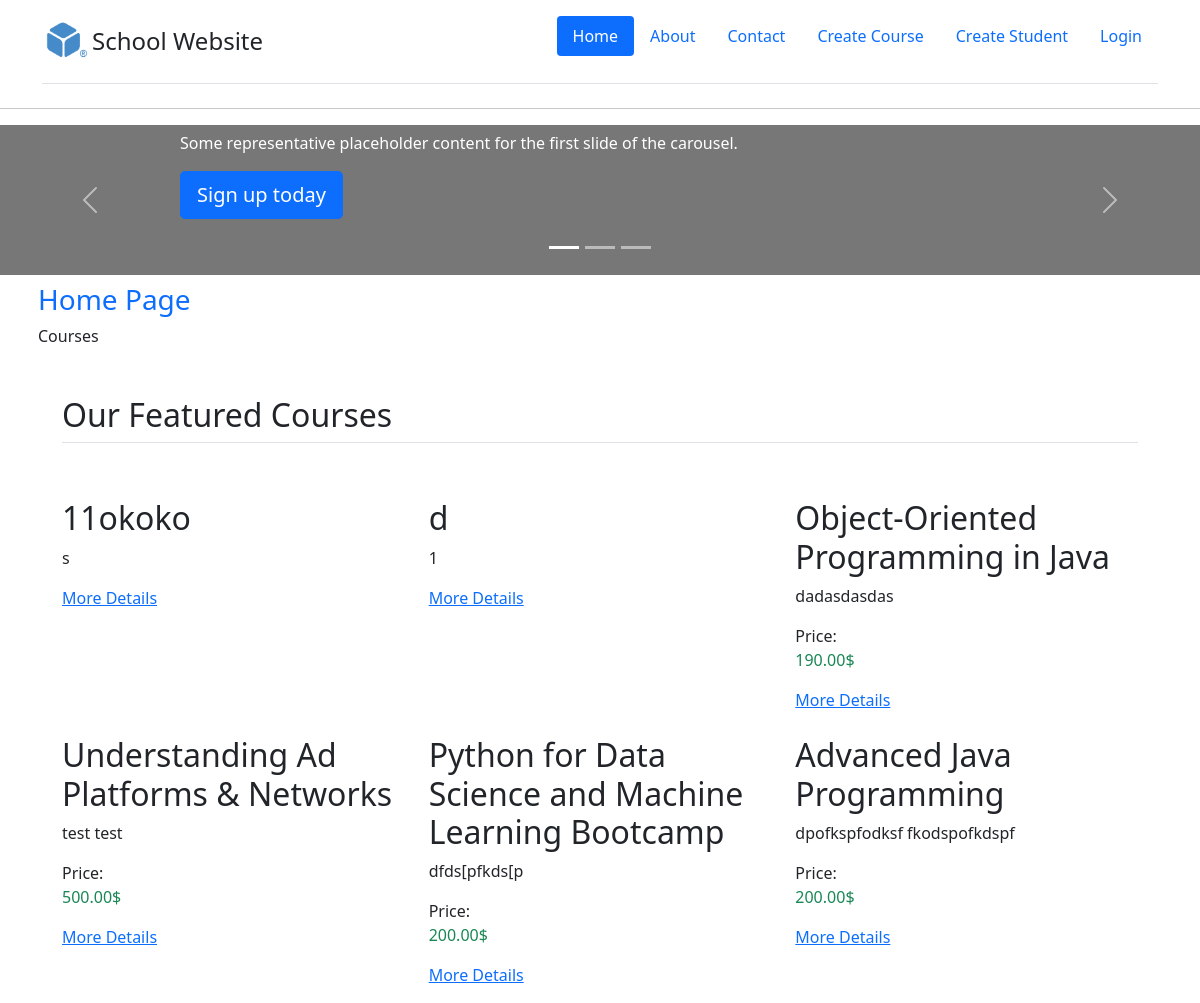
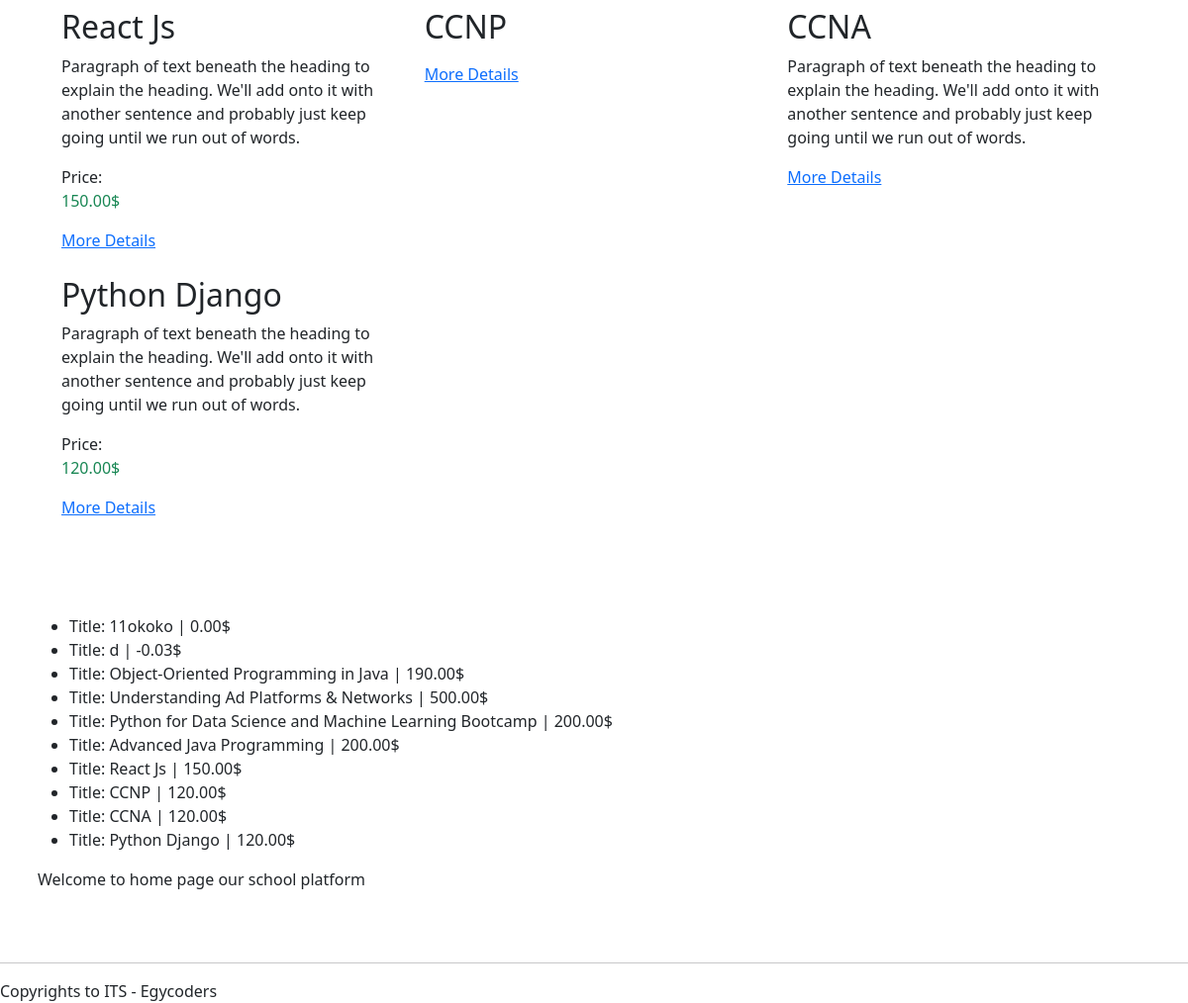
The page / on the database its author committed (2 pictures, top to bottom).
### core/models.py (models this page shows, shortened)
class Course(models.Model): # Many Side - child
    LEVEL_CHOICES = (
        ('beginner', 'beginner'),
        ('intermediate', 'intermediate'),
        ('advanced', 'advanced'),
    )
    cat = models.ForeignKey(Cat, on_delete=models.SET_NULL, related_name="courses", null=True, blank=True) # cat_id
    title = models.CharField(max_length=50)
    level = models.CharField(choices=LEVEL_CHOICES)
    description = models.TextField(null=True, blank=True)
    price = models.DecimalField(max_digits=5, decimal_places=2 , default=0.00) # 999.99
    featured = models.BooleanField(default=False) # course not featured
    image = models.ImageField(upload_to='course_images', null=True, blank=True)
    publish_on = models.DateTimeField()

### core/views.py (the view)
# urls.py: path('', home_page, name='home'), # localhost:8000
def home_page(request):
    courses = Course.objects.order_by('-id')
    context = {
        'page_title' : 'Home Page',
        'courses':courses
    }
    return render(request, 'home.html', context)

### core/templates/home.html (shortened to what this page needs)
{% extends 'layouts/base.html' %}
{% load static %}
{% block content %}
<main>
    <div id="myCarousel" class="carousel slide" data-bs-ride="carousel">
        <div class="carousel-indicators">
            <button type="button" data-bs-target="#myCarousel" data-bs-slide-to="0" class="active" aria-current="true"
                aria-label="Slide 1"></button>
            <button type="button" data-bs-target="#myCarousel" data-bs-slide-to="1" aria-label="Slide 2"></button>
            <button type="button" data-bs-target="#myCarousel" data-bs-slide-to="2" aria-label="Slide 3"></button>
        </div>
        <div class="carousel-inner">
            <div class="carousel-item active">
                <svg class="bd-placeholder-img" width="100%" height="100%" xmlns="http://www.w3.org/2000/svg"
                    aria-hidden="true" preserveAspectRatio="xMidYMid slice" focusable="false">
                    <rect width="100%" height="100%" fill="#777" />
                </svg>
                <div class="container">
                    <div class="carousel-caption text-start">
                        <p>Some representative placeholder content for the first slide of the carousel.</p>
                        <p><a class="btn btn-lg btn-primary" href="#">Sign up today</a></p>
                    </div>
                </div>
            </div>
        </div>
        <button class="carousel-control-prev" type="button" data-bs-target="#myCarousel" data-bs-slide="prev">
            <span class="carousel-control-prev-icon" aria-hidden="true"></span>
        </button>
        <button class="carousel-control-next" type="button" data-bs-target="#myCarousel" data-bs-slide="next">
            <span class="carousel-control-next-icon" aria-hidden="true"></span>
        </button>
    </div>
</main>
<div class="container p-2">
    <h3 class="text-primary">Home Page</h3>
    <div>Courses</div>
    <div class="container px-4 py-5" id="featured-3">
        <h2 class="pb-2 border-bottom">Our Featured Courses</h2>
        <div class="row g-4 py-5 row-cols-1 row-cols-lg-3">
            {% for course in courses %}
            {% if course.featured %}
            <div class="feature col">
                <h2>{{course.title}}</h2>
                <p>{{course.description}}</p>
                Price: <p class="text-success">{{course.price}}$</p>
                <a href="{% url 'course' course.id %}" class="icon-link">
                    More Details
                </a>
            </div>
            {% else %}
            <div class="feature col">
                <h2>{{course.title}}</h2>
                <p>{{course.description}}</p>
                <a href="{% url 'course' course.id %}" class="icon-link">
                    More Details
                </a>
            </div>
            {% endif %}
            {% endfor %}
        </div>
    </div>
    <ul>
        {% for course in courses %}
        <li><span class="text-dark">Title: {{course.title}}</span> | {{course.price}}$</li>
        {% endfor %}
    </ul>
    <div>
        Welcome to home page our school platform
    </div>
</div>
{% endblock %}

### rows shown on the page
Course: title "11okoko", description "s", price "0.00"
Course: title "d", description "1", price "-0.03"
Course: title "Object-Oriented Programming in Java", description "dadasdasdas", price "190.00"
Course: title "Understanding Ad Platforms & Networks", description "test test", price "500.00"
Course: title "Python for Data Science and Machine Learning Bootcamp", description "dfds[pfkds[p", price "200.00"
Course: title "Advanced Java Programming", description "dpofkspfodksf fkodspofkdspf", price "200.00"
Course: title "React Js", description "Paragraph of text beneath the heading to explain the heading. We'll add onto it with another sentence and probably just keep going until we run out of words.", price "150.00"
Course: title "CCNP", price "120.00"
Course: title "CCNA", description "Paragraph of text beneath the heading to explain the heading. We'll add onto it with another sentence and probably just keep going until we run out of words.", price "120.00"
Course: title "Python Django", description "Paragraph of text beneath the heading to explain the heading. We'll add onto it with another sentence and probably just keep going until we run out of words.", price "120.00"
